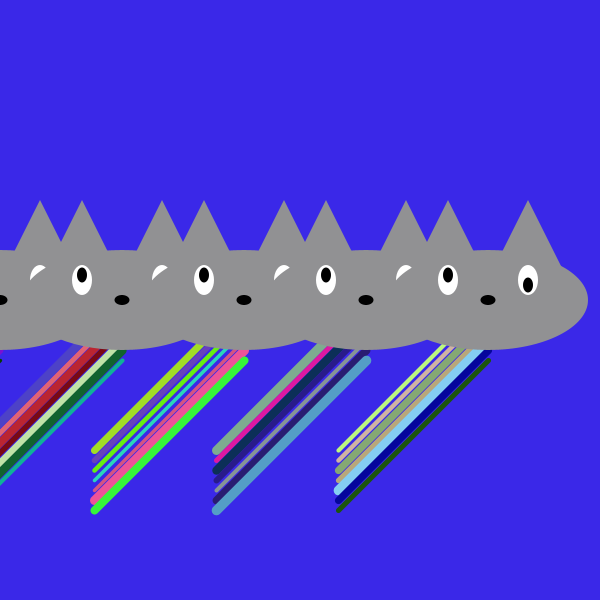
Frame 1 (no input)
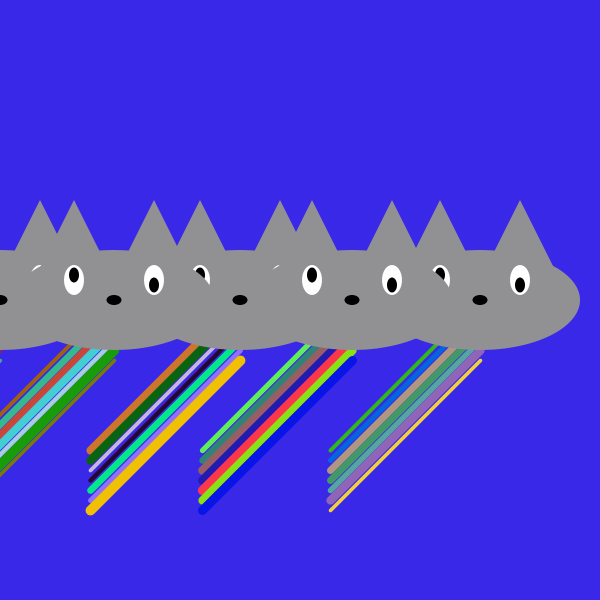
Frame 60 (the mouse pressed at the canvas centre just before this capture)
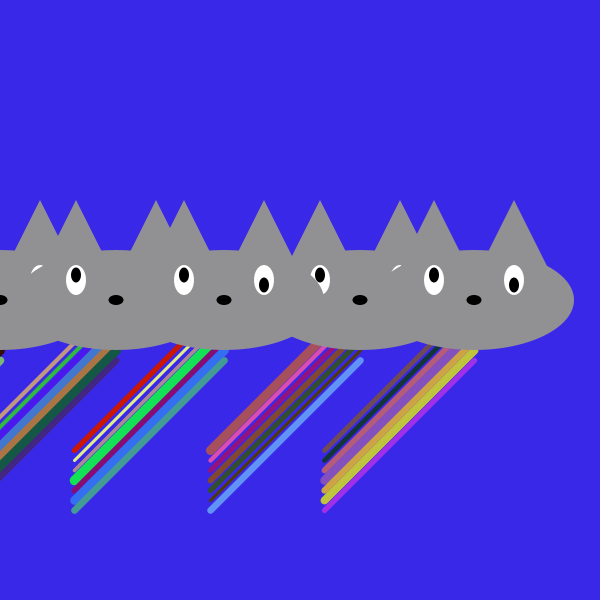
Frame 120 (the mouse held since frame 60 and released just before this capture)

The Processing sketch that drew these frames (run headless with seeded random() and noise(); from frame 60 on, the mouse is pressed at the canvas centre):

// Processing sketch: processing_106178
// ── processing_106178.pde

nyan[] cats = new nyan[5];

void setup() {

  size(600, 600);


  for (int i = 0; i < cats.length; i ++ ) {
    cats[i] = new nyan();
    cats[i].prime(i*width/cats.length, height/2, i*2);

  }
}

void draw() {
  background(#3A28E8);
  for (int i = 0; i < cats.length; i ++ ) {
    cats[i].move();
    cats[i].animate();
  }
}

class nyan {

  float x;
  float y;
  float xSpeed;


  void prime(float _x, float _y, float _xSpeed) {

    x=_x;
    y=_y;
    xSpeed = _xSpeed;
  }

  void animate() {

    //head
//    fill(255);
//    ellipse (x, y, 200, 300);
//    ellipse (x, y, 50, 50);

    //rainbow
    for (int i = 150; i< 220; i=i+10) {
      strokeWeight(random(3, 10));
      stroke(random(255), random(255), random(255));
      line (x, i+150, x-150, i+300);
    }

    //face
    noStroke();
    fill(#919193);
    ellipse (x, y, 200, 100);
    triangle (x, y-20, x+40, y-100, x+80, y-20);
    triangle (x-80, y-20, x-40, y-100, x, y-20);
    fill(0);
    ellipse (x, y, 15, 10);

    //eyes
    fill(255);
    ellipse (x+40, y-20, 20, 30);
    ellipse (x-40, y-20, 20, 30);
    fill(0);
    ellipse (x+40, y-15, 10, 15);
    ellipse (x-40, y-25, 10, 15);



  }

  void move() {

    x = x + xSpeed;
    if (x > width) {
      x = 0;
    }
  }
}
